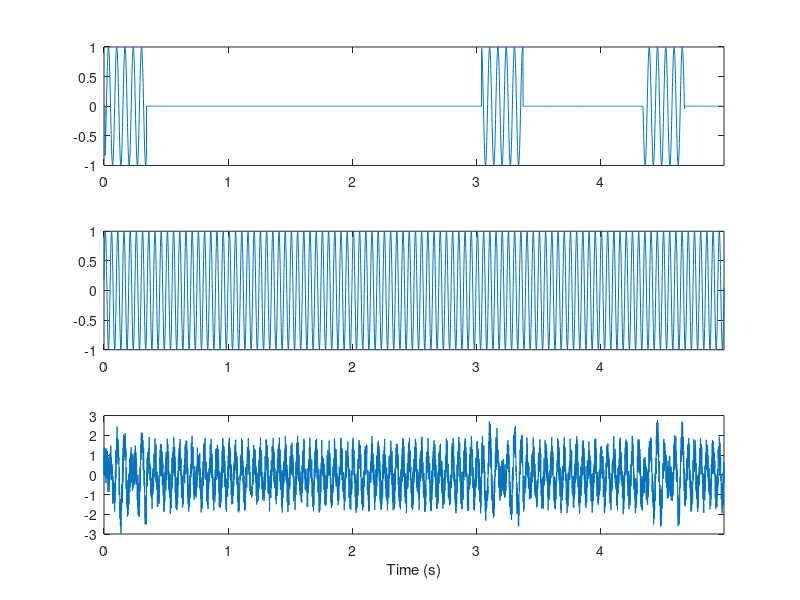

MATLAB code for this plot: (Note: this script raises an error after producing the figure.)


%% Simulated signal
% Generate a simulated signal with 3 bursts at 15Hz with 5 cycles
% and an oscillation at 20Hz, plus white noise

% Time step (s)
dt=0.001;
% Duration (s)
T=5;
% Time vector
time=0:dt:T-dt;
% Sampling rate
srate=1/dt;

% Burst frequency
f1 = 15;
% Length of bursts in cycles
f1_num_cycles=5;
% Number of bursts
f1_num_bursts=3;

% Oscillation frequency
f2 = 20;

% Burst signal
s1=zeros(1,length(time));

% Keep track of burst start and stop times so they
% don't overlap
burst_starts=[];
burst_stops=[];
while length(burst_starts)<f1_num_bursts
    % Burst duration in seconds
    dur_s=f1_num_cycles/f1;
    % Burst duration in time steps
    dur_pts=floor(dur_s/dt);
    
    % Random start and stop time
    start=randi(length(time)-dur_pts);
    stop=start+dur_pts;
    
    % Check that doesn't overlap with other bursts
    overlap=false;
    for k=1:length(burst_starts)
        other_start=burst_starts(k);
        other_stop=burst_stops(k);
        if (start >= other_start && start < other_stop) || (stop > other_start && stop <= other_stop)
            overlap=true;
            break;
        end
    end
          
    % Generate burst
    if ~overlap
        s1(start:stop)=sin(2. * pi * f1 * (time(start:stop)+randn()));
        burst_starts=[burst_starts start];
        burst_stops=[burst_stops stop];
    end
end

% Oscillatory signal
s2=sin(2. * pi * f2 * (time+randn()));

% Generated signal
signal=s1+s2+(rand(1,length(time))*2-1);

figure;
subplot(3,1,1);
plot(time,s1);
xlim([time(1) time(end)]);
subplot(3,1,2);
plot(time,s2);
xlim([time(1) time(end)]);
subplot(3,1,3);
plot(time,signal);
xlim([time(1) time(end)]);
xlabel('Time (s)');


%% Lagged Hilbertautocoherence
% Lagged Hilbertautocoherence starts with bandpass filtering using
% multiplication by a Gaussian kernel in the frequency domain

% Frequencies to evaluate (just to compute desired frequency
% resolution in this step)
freqs=linspace(5,100,100);

% Determine the frequency resolution
df = diff(freqs(1:2));

% Zero-pad the signal - or is mean-pad better?
pad=zeros(size(time));
padd_signal = [pad, signal, pad];

% Fourier transform the padded signal
signal_fft = rfft(padd_signal,length(padd_signal), 2);
fft_frex = linspace(0, srate/2, length(signal_fft));

% Kernel width for multiplication
sigma = df * .5;

% Center pass-band frequency
freq=15;

% Gaussian kernel centered on frequency with width defined
% by requested frequency resolution
kernel = exp(-((fft_frex - freq) .^ 2 / (2.0 * sigma ^ 2)));

% Multiply Fourier-transformed signal by kernel
fsignal_fft = signal_fft .* kernel;
% Reverse Fourier to get bandpass filtered signal
f_signal = irfft(fsignal_fft, length(padd_signal), 2);

figure();
subplot(5,1,1)
plot(time,signal)
xlim([time(1), time(end)])
xlabel('Time (s)')
ylabel('Amplitude')

subplot(5,1,2)
plot(fft_frex,signal_fft(1:length(fft_frex)))
xlim([0,50])
xlabel('Frequency (Hz)')
ylabel('Amplitude')

subplot(5,1,3)
plot(fft_frex,kernel,'k')
xlim([0,50])
xlabel('Frequency (Hz)')
ylabel('Amplitude')

subplot(5,1,4)
plot(fft_frex,fsignal_fft(1:length(fft_frex)))
xlim([0,50])
xlabel('Frequency (Hz)')
ylabel('Amplitude')

subplot(5,1,5)
plot(time,f_signal(length(pad)+1:end-length(pad)))
xlim([time(1), time(end)])
xlabel('Time (s)')
ylabel('Amplitude')



% Get analytic signal of bandpass filtered data (phase and amplitude)
analytic_signal = hilbert(f_signal);
% Cut off padding
analytic_signal=analytic_signal(:, length(time)+1:2 * length(time));

figure();
subplot(4,1,1);
plot(time,signal);
xlim([time(1) time(end)]);
xlabel('Time (s)');
ylabel('Amplitude');

subplot(4,1,2);
plot(time,f_signal(:, length(time)+1:2 * length(time)));
xlim([time(1) time(end)]);
xlabel('Time (s)');
ylabel('Amplitude');

subplot(4,1,3);
plot(time,abs(analytic_signal));
xlim([time(1) time(end)]);
xlabel('Time (s)');
ylabel('Amplitude');

subplot(4,1,4);
plot(time,angle(analytic_signal));
xlim([time(1) time(end)]);
xlabel('Time (s)');
ylabel('Phase');




% Evaluate lagged autocoherence at a lag of 3 cycles
lag=3;

% Duration of this lag in s
lag_dur_s = lag / freq;
% Number of evaluations
n_evals = floor(T / lag_dur_s);
% Remaining time
t_diff = T - (n_evals * lag_dur_s);

% Start time
start_time = time(1);
% Evaluation times (ms)
eval_times = linspace(start_time, T - t_diff, n_evals + 1); 
eval_times = eval_times(1:end-1);
% Evaluation time points
eval_pts = knnsearch(time', eval_times');

figure()
subplot(4,1,1)
plot(time,signal)
hold on
plot(eval_times,signal(eval_pts),'ro')
xlabel('Time (s)')
ylabel('Amplitude')

subplot(4,1,2)
plot(time,f_signal(length(time)+1:2*length(time)))
hold on
plot(eval_times,f_signal(length(time)+eval_pts),'ro')
xlabel('Time (s)')
ylabel('Amplitude')

subplot(4,1,3)
plot(time,abs(analytic_signal))
hold on
plot(eval_times,abs(analytic_signal(eval_pts)),'ro')
xlabel('Time (s)')
ylabel('Amplitude')

subplot(4,1,4)
plot(time,angle(analytic_signal))
hold on
plot(eval_times,angle(analytic_signal(eval_pts)),'ro')
xlabel('Time (s)')
ylabel('Phase')

% Analytic signal at n=0...n_evals-1 evaluation points
f1 = analytic_signal(eval_pts(1:end-1));
% Analytic signal at n=1...n_evals evaluation points
f2 = analytic_signal(eval_pts(2:end));
% calculate the phase difference and amplitude product
phase_diff = angle(f2) - angle(f1);
amp_prod = abs(f1) .* abs(f2);

figure();
subplot(2,1,1)
plot(eval_times(1:end-1),phase_diff)
xlim([time(1), time(end)])
xlabel('Time (s)')
ylabel('Phase difference')

subplot(2,1,2)
plot(eval_times(1:end-1),amp_prod)
xlim([time(1), time(end)])
xlabel('Time (s)')
ylabel('Amplitude product')

% Numerator - sum is over evaluation points
num = abs(sum(amp_prod .* exp(1i * phase_diff)));
disp(num)

% Scaling factor - sum is over evaluation points
f1_pow = f1.^2;
f2_pow = f2.^2;
denom = sqrt(sum(abs(f1_pow)) * sum(abs(f2_pow)));
disp(denom);

lc = num / denom;
disp(lc);



% This was evaluated starting at time t=0 and looking 3 cycles ahead, 
% but what about the points in between?

% Number of points between the first and next evaluation time points
n_range = eval_pts(2) - eval_pts(1);

% Analytic signal at n=0...n_evals-1 evaluation points, and m=0..n_range time points in between
f1 = analytic_signal(eval_pts(1:end-1) + (0:n_range-1));

% Analytic signal at n=1...n_evals evaluation points, and m=0..n_range time points in between
f2 = analytic_signal(eval_pts(2:end) + (0:n_range-1));

% Calculate the phase difference and amplitude product
phase_diff = angle(f2) - angle(f1);
amp_prod = abs(f1) .* abs(f2);

% Lagged autocoherence
num = abs(sum(amp_prod .* exp(1i * phase_diff),1));
f1_pow = f1.^2;
f2_pow = f2.^2;
denom = sqrt(sum(abs(f1_pow),1) .* sum(abs(f2_pow),1));
lc = num / denom;

% Average over the time points in between evaluation points
lc = mean(lc);
disp(lc);


% Evaluate at 2-10 lag cycles
lags = 2:.5:10;
% Evaluate at 15 and 20 Hz
freqs = [15, 20];

figure();
for f_idx = 1:length(freqs)
    freq = freqs(f_idx);
    lcs = zeros(size(lags));
    for l_idx = 1:length(lags)
        [num, denom, lcs(l_idx)] = lagged_hilbert_coh_demo(signal, srate, freq, lags(l_idx), df);
    end

    plot(lags, lcs, 'DisplayName', sprintf('%dHz', freq))
    hold on
end
hold off
legend
xlabel('Lag (cycles)')
ylabel('Lagged autocoherence')




% What about at a frequency where we know there is only noise?
[num, denom, lc] = lagged_hilbert_coh_demo(signal, srate, 50, 3, df);
disp(lc);




% What's going on?
[num1, denom1, lc1] = lagged_hilbert_coh_demo(signal, srate, 15, 3, df);
[num2, denom2, lc2] = lagged_hilbert_coh_demo(signal, srate, 50, 3, df);

fprintf('15Hz: numerator=%f, denominator=%f, lc=%f\n', mean(num1), mean(denom1), lc1);
fprintf('50Hz: numerator=%f, denominator=%f, lc=%f\n', mean(num2), mean(denom2), lc2);




% At 40Hz, the numerator and denominator are both low, but nearly exactly the same
% This is due to amplitude correlations introduced by bandpass filtering in a freq
% range with low power (https://journals.physiology.org/doi/full/10.1152/jn.00851.2013)
% Here's the effect over a range of frequencies

% Evaluate at 2-10 lag cycles
lags = 2:.5:10;
% Evaluate at 5-100 Hz
freqs = linspace(5, 100, 100);

lcs = zeros(length(freqs), length(lags));
for f_idx = 1:length(freqs)
    freq = freqs(f_idx);
    for l_idx = 1:length(lags)
        [num, denom, lcs(f_idx, l_idx)] = lagged_hilbert_coh_demo(signal, srate, freq, lags(l_idx), df);
    end
end

figure();
contourf(lags, freqs, lcs, 100,'LineColor','none');
colorbar;
xlabel('Lag (cycles)');
ylabel('Frequency (Hz)');





% The solution is to use the amplitude covariance of a surrogate 
% dataset as a threshold. We use an AR model to account for
% aperiodic temporal structure

% Compute threshold as 95th percentile of shuffled amplitude products
n_shuffles=1000;
amp_prods=generate_surrogate(signal, n_shuffles);
threshold = prctile(amp_prods, 95);

% Evaluate at 2-10 lag cycles
lags = 2:.5:10;
% Evaluate at 5-100 Hz
freqs = linspace(5, 100, 100);

lcs = zeros(length(freqs), length(lags));
for f_idx = 1:length(freqs)
    for l_idx = 1:length(lags)
        [num, denom, lc] = lagged_hilbert_coh_demo(signal, srate, freqs(f_idx), lags(l_idx), df);
        % Only consider lc if denominator greater than threshold
        if mean(denom) >= threshold
            lcs(f_idx, l_idx) = lc;
        end
    end
end

figure();
contourf(lags, freqs, lcs, 100,'LineColor','none');
colorbar;
xlabel('Lag (cycles)');
ylabel('Frequency (Hz)');







%% Put it all together
function [num, denom, lc]=lagged_hilbert_coh_demo(signal, srate, freq, lag, df)

    n_pts=length(signal);
    dt=1/srate;
    T = n_pts * dt;
    time=0:dt:T-dt;
    
    % Zero-pad the signal - or is mean-pad better?
    pad=zeros(size(time));
    padd_signal = [pad, signal, pad];

    % Fourier transform the padded signal
    signal_fft = rfft(padd_signal,length(padd_signal), 2);
    fft_frex = linspace(0, srate/2, length(signal_fft));

    % Kernel width for multiplication
    sigma = df * .5;

    % Gaussian kernel centered on frequency with width defined
    % by requested frequency resolution
    kernel = exp(-((fft_frex - freq) .^ 2 / (2.0 * sigma ^ 2)));

    % Multiply Fourier-transformed signal by kernel
    fsignal_fft = signal_fft .* kernel;
    % Reverse Fourier to get bandpass filtered signal
    f_signal = irfft(fsignal_fft, length(padd_signal), 2);

    analytic_signal = hilbert(f_signal);
    % Cut off padding
    analytic_signal=analytic_signal(:, length(time)+1:2 * length(time));

    % Duration of this lag in s
    lag_dur_s = lag / freq;
    % Number of evaluations
    n_evals = floor(T / lag_dur_s);
    % Remaining time
    t_diff = T - (n_evals * lag_dur_s);

    % Start time
    start_time = time(1);
    % Evaluation times (ms)
    eval_times = linspace(start_time, T - t_diff, n_evals + 1); 
    eval_times = eval_times(1:end-1);
    % Evaluation time points
    eval_pts = knnsearch(time', eval_times');
    
    % Number of points between the first and next evaluation time points
    n_range = eval_pts(2) - eval_pts(1);

    % Analytic signal at n=0...n_evals-1 evaluation points, and m=0..n_range time points in between
    f1 = analytic_signal(eval_pts(1:end-1) + (0:n_range-1));

    % Analytic signal at n=1...n_evals evaluation points, and m=0..n_range time points in between
    f2 = analytic_signal(eval_pts(2:end) + (0:n_range-1));

    % Calculate the phase difference and amplitude product
    phase_diff = angle(f2) - angle(f1);
    amp_prod = abs(f1) .* abs(f2);

    % Lagged autocoherence
    num = abs(sum(amp_prod .* exp(1i * phase_diff),1));
    f1_pow = f1.^2;
    f2_pow = f2.^2;
    denom = sqrt(sum(abs(f1_pow),1) .* sum(abs(f2_pow),1));
    lc = num / denom;

    % Average over the time points in between evaluation points
    lc = mean(lc);


end